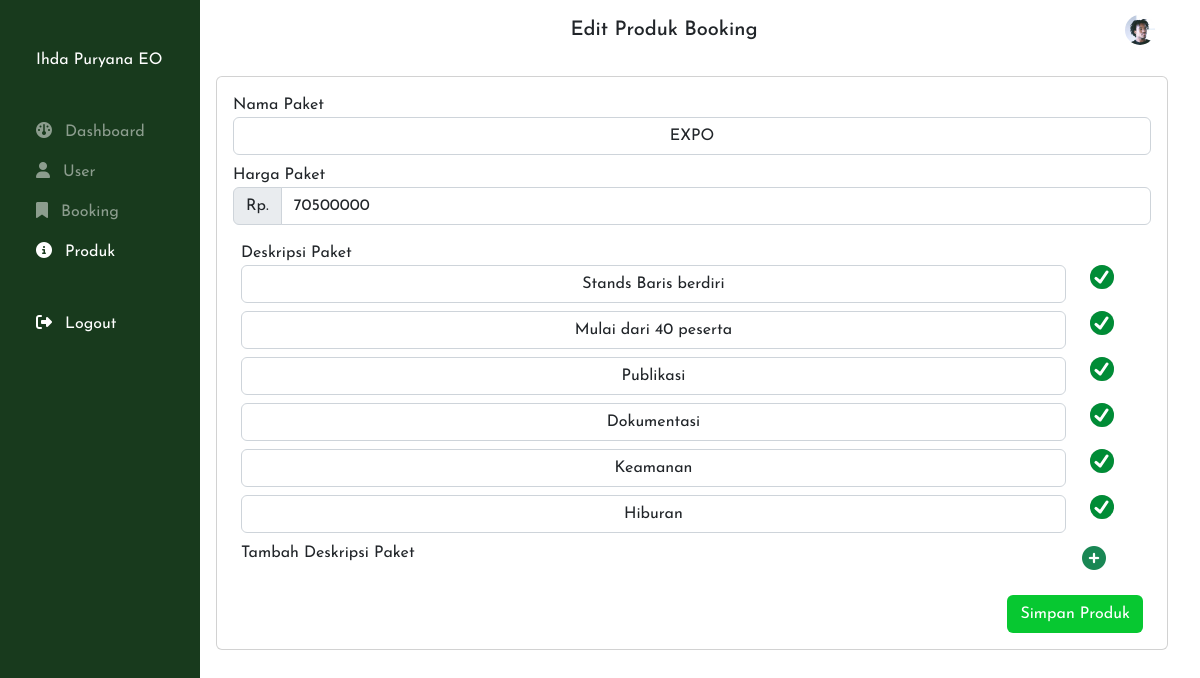
Screenshot of /superadmin/produkEdit.php?id=8 (signed in) with the database file from the repository.
### tables this page shows
CREATE TABLE `user` (
  `id` int(11) NOT NULL,
  `email` varchar(50) NOT NULL,
  `password` varchar(50) NOT NULL,
  `type` varchar(50) NOT NULL,
  `nama` varchar(100) NOT NULL,
  `jenis_kelamin` varchar(50) DEFAULT NULL,
  `no_hp` varchar(20) DEFAULT NULL,
  `alamat` varchar(200) DEFAULT NULL,
  `avatar` text DEFAULT NULL
);

CREATE TABLE `produk` (
  `id` int(11) NOT NULL,
  `nama` varchar(40) NOT NULL,
  `harga` int(100) NOT NULL
);

CREATE TABLE `deskripsi_produk` (
  `id` int(11) NOT NULL,
  `produk_id` int(11) NOT NULL,
  `deskripsi` varchar(100) NOT NULL
);

### superadmin/produkEdit.php (the view, shortened to what this page needs)
<?php include "header.php"?>
<div class="container">
    <div class="row">
    <?php
        if(isset($_GET['id'])){
            $idProduk=$_GET['id'];
            $query="SELECT * FROM produk WHERE id='$idProduk'";
            $result=mysqli_query($db,$query);
            $data=mysqli_fetch_array($result);
        }
    ?>
       <div class="col-12 mb-4 pt-3">
            <div class="card">
                <div class="card-body">
                    <div class="row">
                        <form action="produkSave.php" method="POST">
                            <div class="col-12">
                                <div class="mb-2">
                                    <label for="">Nama Paket</label>
                                    <input type="text"  name="nama" class="form-control text-center" required placeholder="Masukkan Nama Paket" value="<?=$data['nama']?>">
                                </div>
                                <div class="mb-2">
                                    <label for="">Harga Paket</label>
                                    <div class="input-group mb-3">
                                        <span class="input-group-text" id="basic-addon1">Rp.</span>
                                        <input type="number" name="harga" required class="form-control" placeholder="Masukkan Harga" aria-label="Masukkan Harga" aria-describedby="basic-addon1" value="<?=$data['harga']?>">
                                    </div>
                                </div>
                            </div>
                            <div class="col-12 px-2">
                            <label for="" class="text-center">Deskripsi Paket</label>
                                <div class="row">
                                    <?php
                                        $idProduk=$data['id'];
                                        $query2="SELECT * FROM deskripsi_produk WHERE produk_id='$idProduk'";
                                        $result2=mysqli_query($db,$query2);
                                            while ($data2=mysqli_fetch_array($result2))
                                        {?>
                                        <div class="col-11 mb-2  f-1">
                                            <input type="text" class="form-control text-center bg-white" value="<?=$data2['deskripsi']?>" readonly>
                                        </div>
                                        <div class="col-1 mb-2 f-1">
                                                        <div class="checkbox-wrapper-12">
                                                            <div class="cbx">
                                                                <input id="cbx-12<?=$data2['id']?>" type="checkbox" name="deskripsi[]" value="<?=$data2['deskripsi']?>" checked/>
                                                                <label for="cbx-12<?=$data2['id']?>"></label>
                                                                <svg width="15" height="14" viewbox="0 0 15 14" fill="none">
                                                                <path d="M2 8.36364L6.23077 12L13 2"></path>
                                                                </svg>
                                                            </div>
                                                            <svg xmlns="http://www.w3.org/2000/svg" version="1.1">
                                                                <defs>
                                                                <filter id="goo-12<?=$data2['id']?>">
                                                                    <fegaussianblur in="SourceGraphic" stddeviation="4" result="blur"></fegaussianblur>
                                                                    <fecolormatrix in="blur" mode="matrix" values="1 0 0 0 0  0 1 0 0 0  0 0 1 0 0  0 0 0 22 -7" result="goo-12<?=$data2['id']?>"></fecolormatrix>
                                                                    <feblend in="SourceGraphic" in2="goo-12<?=$data2['id']?>"></feblend>
                                                                </filter>
                                                                </defs>
                                                            </svg>
                                                        </div>
                                                    </div>
                                                <?php
                                            }?>
                                            </div>
                                        </div>
                                        <div class="col-12 px-2 f-1 d-flex justify-content-between">
                                            <label for="" class="text-center">Tambah Deskripsi Paket</label>
                                            <a name="add" id="" class="me-4 btn text-success add"><i class="fa-solid fa-circle-plus fa-xl"></i></a>
                                        </div>
                                        <div class="col-12 px-2 f-1">
                            <div class="col-12 d-flex justify-content-end">
                                <button type="submit"class="btn text-white" style="background-color:rgba(7, 200, 49, 1)" name="simpanEdit">Simpan Produk</button>
                            </div>
                        </form>
                    </div>
                </div>
            </div>
       </div>
    </div>
</div>
<?php include "footer.php"?>

### superadmin/header.php (shortened to what this page needs)
<?php
include "../koneksi.php";
if ($_SESSION['status']!="login") {
    header("location:../loginCustomer.php?pesan=belumlogin");
} elseif($_SESSION['type']!='admin'){
header("location:../loginCustomer.php?pesan=bukanlogin");
}else{
$email = $_SESSION['email'];
 $cariuser="SELECT * FROM user WHERE email='$email'";
$cari=mysqli_query($db, $cariuser);
if(mysqli_num_rows($cari)<1){
  echo "NOt found";
}else{
  $user=mysqli_fetch_array($cari);
}
}
?>
<!doctype html>
<html lang="en">
  <head>
    <link href="https://cdn.jsdelivr.net/npm/bootstrap@5.0.2/dist/css/bootstrap.min.css" rel="stylesheet">
    <link rel="stylesheet" href="../asset/css/admin.css">
    <link rel="stylesheet" href="https://cdnjs.cloudflare.com/ajax/libs/font-awesome/6.4.0/css/all.min.css" />
    <link rel="stylesheet" href="https://cdnjs.cloudflare.com/ajax/libs/twitter-bootstrap/5.2.0/css/bootstrap.min.css">
    <link rel="stylesheet" href="https://cdn.datatables.net/1.13.4/css/dataTables.bootstrap5.min.css">
  </head>
  <body>
  <?php
            $activePage = basename($_SERVER['PHP_SELF'], ".php");
  ?>
<div class="d-none d-lg-block">
  <div class="container-fluid">
    <div class="row">
      <div class="col-2 bg-1 bg-nav-left">
        <div class="row">
          <div class="col-12 pt-5 f-1">
            <a href="index.php" class="text-center text-white text-decoration-none ms-4 pt-4 fs-16">Ihda Puryana EO</a>
          </div>
          <div class="col-12 pt-5 f-1">
            <a href="index.php" class="my-nav-link text-decoration-none ms-4 pt-4 <?= ($activePage == 'index') ? 'my-nav-link-active':''; ?>"><i class="me-2 fa-solid fa-gauge"></i> Dashboard</a>
          </div>
          <div class="col-12 pt-3 f-1">
            <a href="user.php" class="my-nav-link text-decoration-none ms-4 pt-4 <?= ($activePage == 'user') ? 'my-nav-link-active':''; ?> <?= ($activePage == 'userDetail') ? 'my-nav-link-active':''; ?>"><i class="me-2 fa-solid fa-user"></i> User</a>
          </div>
          <div class="col-12 pt-3 f-1">
            <a href="booking.php" class="my-nav-link text-decoration-none ms-4 pt-4 <?= ($activePage == 'booking') ? 'my-nav-link-active':''; ?> <?= ($activePage == 'bookingDetail') ? 'my-nav-link-active':''; ?> "><i class="me-2 fa-solid fa-bookmark"></i> Booking</a>
          </div>
          <div class="col-12 pt-3 f-1">
            <a href="produk.php" class="my-nav-link text-decoration-none ms-4 pt-4 <?= ($activePage == 'produk') ? 'my-nav-link-active':''; ?> <?= ($activePage == 'produkCreate') ? 'my-nav-link-active':''; ?> <?= ($activePage == 'produkEdit') ? 'my-nav-link-active':''; ?>"><i class="me-2 fa-solid fa-circle-info"></i> Produk</a>
          </div>
          <div class="col-12 pt-5 f-1">
            <a href="../logout.php" class="my-nav-link my-nav-link-active text-decoration-none ms-4 pt-4"><i class="me-2 fa-solid fa-right-from-bracket"></i> Logout</a>
          </div>
        </div>
      </div>
      <div class="col-10 contents f-1">
        <div class="container">
          <div class="row">
            <div class="col-12 d-flex justify-content-between align-items-center py-2">
              <div class="">
                <h6 class="fs-20 my-auto">
                  <?= ($activePage == 'produkEdit') ? 'Edit Produk Booking':''; ?>
                </h6>
              </div>
              <div class="">
                <div class="dropdown">
                  <button class="btn text-white" type="button" id="dropdownMenuButton1" data-bs-toggle="dropdown" aria-expanded="false">
                    <img src="../asset/img/avatar/<?=$user['avatar']?>" alt="" style="width:30px;height:30px;border-radius:50%">
                  </button>
                </div>
              </div>
            </div>
          </div>
        </div>

### asset/css/admin.css (style rules this page uses)
.f-1 { font-family: 'Josefin Sans', sans-serif; }
.bg-1 { background-color: rgba(24, 58, 29, 1); }
.bg-nav-left { position: fixed; width: 15%; height: 100vh; }
.contents { width: 85%; margin-left: 16%; }
.my-nav-link { color: rgba(255, 255, 255, 0.5); font-size: 16px; }
.my-nav-link-active { color: rgba(255, 255, 255, 1); }
.fs-16 { font-size: 16px; }
.fs-20 { font-size: 20px; }
.checkbox-wrapper-12 { position: relative; }
.checkbox-wrapper-12 > svg { position: absolute; top: -130%; left: -170%; width: 110px; pointer-events: none; }
.checkbox-wrapper-12 * { box-sizing: border-box; }
.checkbox-wrapper-12 input[type="checkbox"] { -webkit-appearance: none; -moz-appearance: none; appearance: none; -webkit-tap-highlight-color: transparent; cursor: pointer; margin: 0; }
.checkbox-wrapper-12 .cbx { width: 24px; height: 24px; top: calc(50vh - 12px); left: calc(50vw - 12px); }
.checkbox-wrapper-12 .cbx input { position: absolute; top: 0; left: 0; width: 24px; height: 24px; border: 2px solid #bfbfc0; border-radius: 50%; }
.checkbox-wrapper-12 .cbx label { width: 24px; height: 24px; background: none; border-radius: 50%; position: absolute; top: 0; left: 0; -webkit-filter: url("#goo-12"); filter: url("#goo-12"); transform: trasnlate3d(0, 0, 0); pointer-events: none; }
.checkbox-wrapper-12 .cbx svg { position: absolute; top: 5px; left: 4px; z-index: 1; pointer-events: none; }
.checkbox-wrapper-12 .cbx input:checked + label { animation: splash-12 0.6s ease forwards; }

### rows the page displays
user: avatar (picture)
produk: nama "EXPO", harga "70500000"
deskripsi_produk: deskripsi "Stands Baris berdiri"
deskripsi_produk: deskripsi "Mulai dari 40 peserta"
deskripsi_produk: deskripsi "Publikasi"
deskripsi_produk: deskripsi "Dokumentasi"
deskripsi_produk: deskripsi "Keamanan"
deskripsi_produk: deskripsi "Hiburan"
